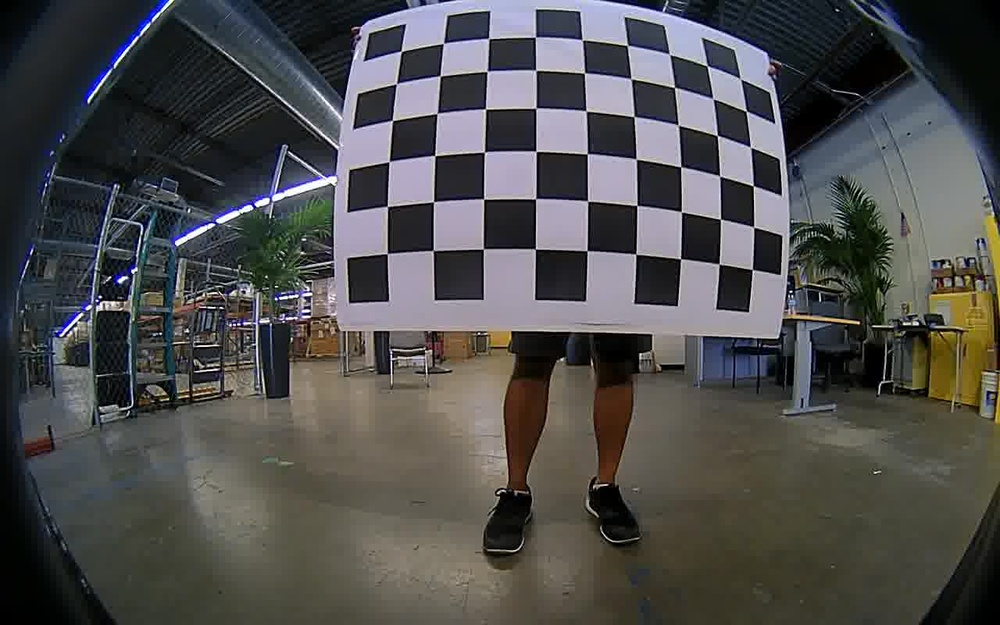
#> input picture images/sample1_6x9.jpg, 1000 x 625 px, shrunk from 1280 x 800 before the run, found by its file name
$ python apply_log_filter.py --work_dir images   (older library calls are emulated)
#> lines starting #> are read from the running program, lines starting #| are printed output that depends on the picture
import cv2
import numpy as np
import argparse
import os

# 명령행 인자 설정
parser = argparse.ArgumentParser(description='Apply LOG filter to an image')
parser.add_argument('--work_dir', type=str, required=True, help='작업 디렉토리 경로')
args = parser.parse_args()

# 작업 디렉토리 설정
work_dir = args.work_dir
os.makedirs(work_dir, exist_ok=True)

# 이미지 불러오기
image_path = os.path.join(work_dir, 'images','sample1_6x9.jpg')
image = cv2.imread(image_path, cv2.IMREAD_GRAYSCALE)
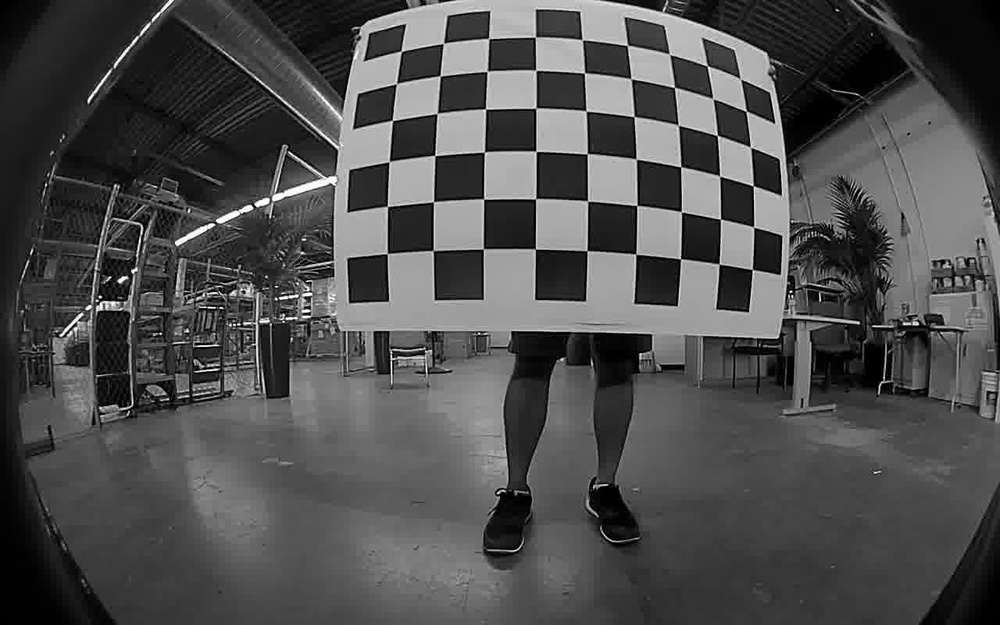
#> image: shape (625, 1000); min 0, max 255, mean 78.1

# Gaussian 블러 적용
blurred = cv2.GaussianBlur(image, (5, 5), 1.0)

# Laplacian 필터 적용
log_result = cv2.Laplacian(blurred, cv2.CV_64F)
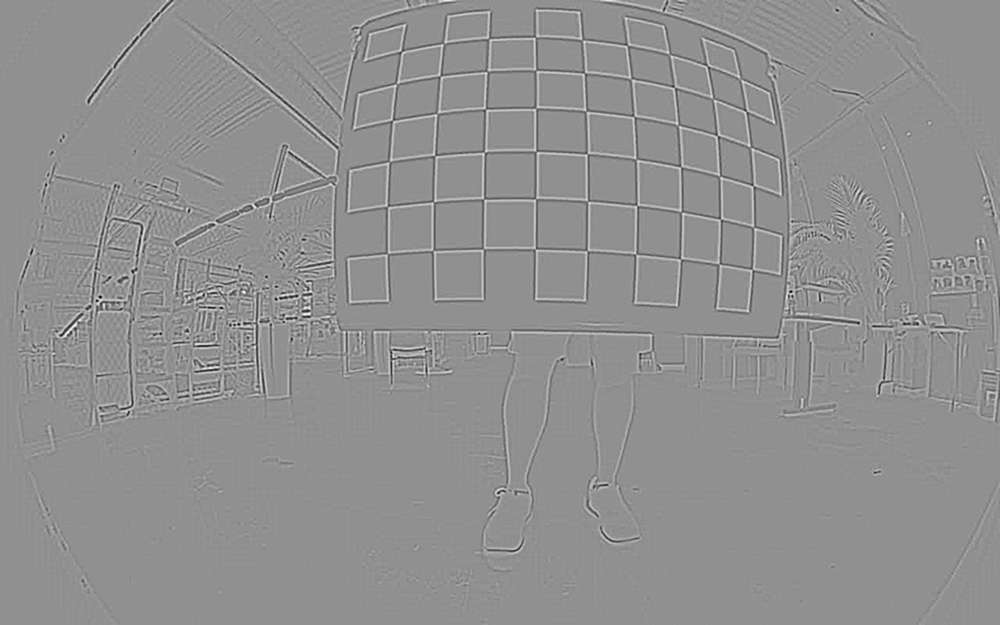
#> log_result: shape (625, 1000) float64; min -118, max 90, mean 0; drawn with min black and max white

# 결과 저장
output_path = os.path.join(work_dir, 'log_output.jpg')
cv2.imwrite(output_path, log_result)
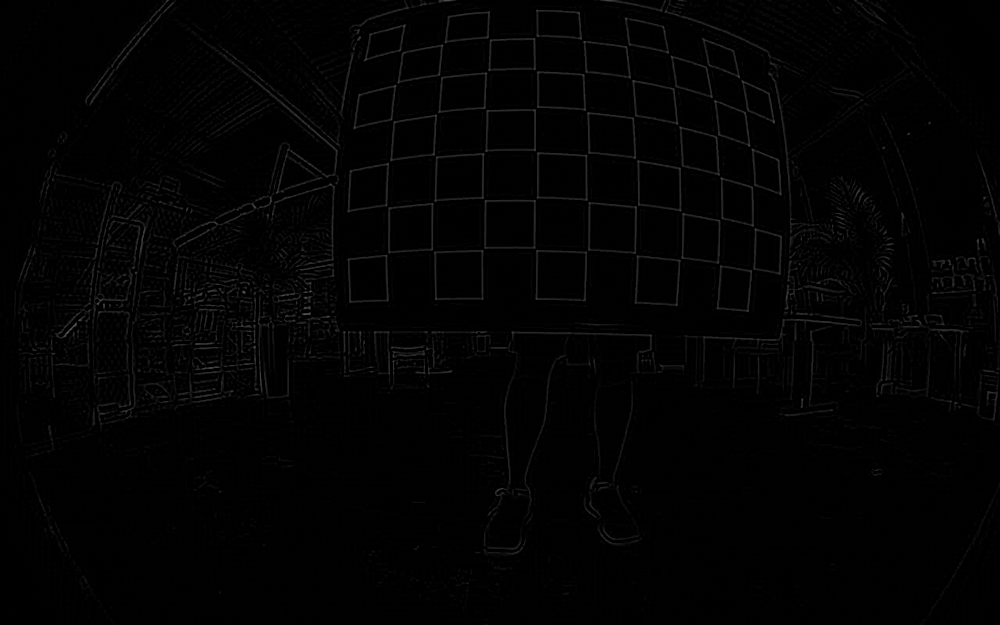
#> saved as log_output.jpg: shape (625, 1000); min 0, max 90, mean 2.4
